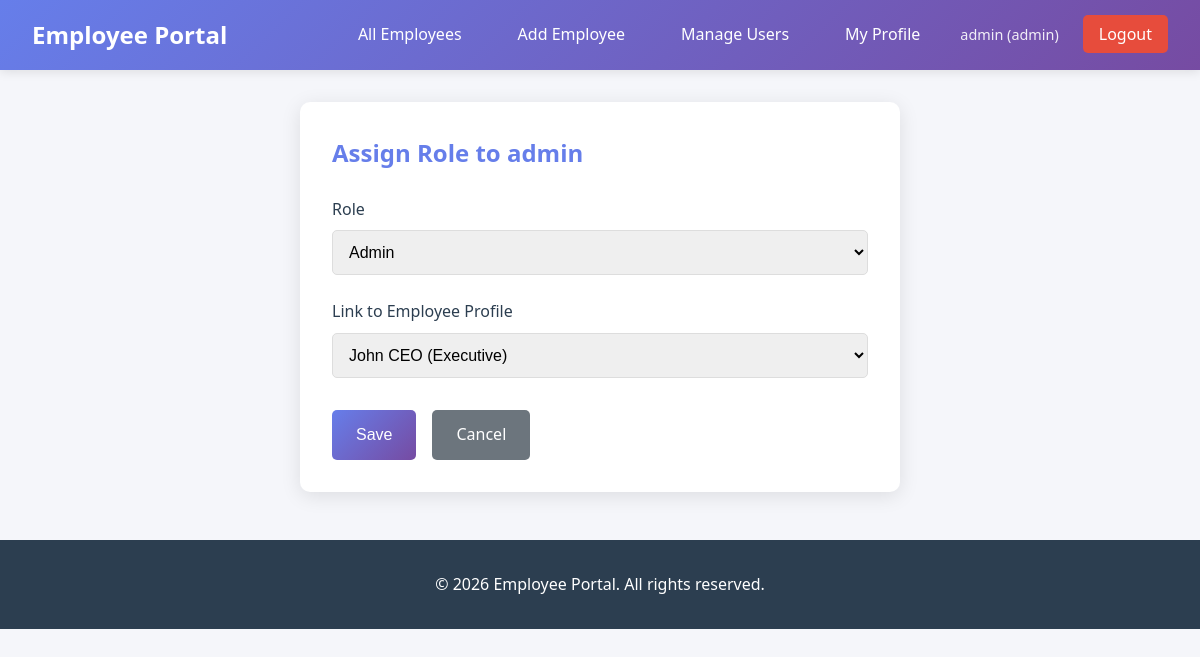
The app's page /assign-role/1 (signed in) with its own data.
### app/models/user.py (models this page shows, shortened)
class User(UserMixin, db.Model):
    __tablename__ = 'users'
    id = db.Column(db.Integer, primary_key=True)
    username = db.Column(db.String(80), unique=True, nullable=False)
    password = db.Column(db.String(255), nullable=False)
    role = db.Column(db.String(20), nullable=False, default='employee')  # admin, manager, employee
    employee_id = db.Column(db.Integer, db.ForeignKey('employees.id'), nullable=True)
    employee = db.relationship('Employee', backref='user', foreign_keys=[employee_id])

### app/models/employee.py (models this page shows, shortened)
class Employee(db.Model):
    __tablename__ = 'employees'
    id = db.Column(db.Integer, primary_key=True)
    name = db.Column(db.String(100), nullable=False)
    email = db.Column(db.String(120), unique=True, nullable=False)
    department = db.Column(db.String(100), nullable=False)
    manager_id = db.Column(db.Integer, db.ForeignKey('employees.id'), nullable=True)
    manager = db.relationship('Employee', remote_side=[id], backref='team_members')

### app/routes/employees.py (the view, shortened to what this page needs)
@employees_bp.route('/assign-role/<int:user_id>', methods=['GET', 'POST'])
@login_required
@role_required('admin')
def assign_role(user_id):
    user = User.query.get_or_404(user_id)
    employees = Employee.query.all()
    return render_template('employees/assign_role.html', user=user, employees=employees)

### app/__init__.py (called while the page is built)
@login_manager.user_loader
def load_user(user_id):
    from app.models.user import User
    return User.query.get(int(user_id))

### app/templates/employees/assign_role.html (shortened to what this page needs)
{% extends 'base.html' %}
{% block content %}
<div class="form-container">
    <h2>Assign Role to {{ user.username }}</h2>
    <form method="POST" class="employee-form">
        <div class="form-group">
            <label for="role">Role</label>
            <select id="role" name="role" required>
                <option value="admin" {% if user.role == 'admin' %}selected{% endif %}>Admin</option>
            </select>
        </div>
        <div class="form-group">
            <label for="employee_id">Link to Employee Profile</label>
            <select id="employee_id" name="employee_id">
                {% for employee in employees %}
                <option value="{{ employee.id }}" {% if user.employee_id == employee.id %}selected{% endif %}>
                    {{ employee.name }} ({{ employee.department }})
                </option>
                {% endfor %}
            </select>
        </div>
        <div class="form-actions">
            <button type="submit" class="btn btn-primary">Save</button>
            <a href="{{ url_for('employees.manage_users') }}" class="btn btn-secondary">Cancel</a>
        </div>
    </form>
</div>
{% endblock %}

### app/templates/base.html (shortened to what this page needs)
<!DOCTYPE html>
<html lang="en">
<head>
    <link rel="stylesheet" href="{{ url_for('static', filename='css/style.css') }}">
</head>
<body>
    <nav class="navbar">
        <div class="nav-brand">
            <a href="/">Employee Portal</a>
        </div>
        {% if current_user.is_authenticated %}
        <ul class="nav-links">
            {% if current_user.role in ['admin', 'manager'] %}
            <li><a href="{{ url_for('employees.list_employees') }}">All Employees</a></li>
            {% endif %}
            {% if current_user.role == 'admin' %}
            <li><a href="{{ url_for('employees.create_employee') }}">Add Employee</a></li>
            <li><a href="{{ url_for('employees.manage_users') }}">Manage Users</a></li>
            {% endif %}
            <li><a href="{{ url_for('employees.my_profile') }}">My Profile</a></li>
            <li class="user-info">
                <span>{{ current_user.username }} ({{ current_user.role }})</span>
            </li>
            <li><a href="{{ url_for('auth.logout') }}" class="btn-logout">Logout</a></li>
        </ul>
        {% else %}
        <ul class="nav-links">
            <li><a href="{{ url_for('auth.login') }}">Login</a></li>
            <li><a href="{{ url_for('auth.register') }}">Register</a></li>
        </ul>
        {% endif %}
    </nav>
    <main class="container">
        {% block content %}{% endblock %}
    </main>
    <footer>
        <p>&copy; 2026 Employee Portal. All rights reserved.</p>
    </footer>
</body>
</html>

### app/static/css/style.css (style rules this page uses)
* { margin: 0; padding: 0; box-sizing: border-box; }
body { font-family: 'Segoe UI', Tahoma, Geneva, Verdana, sans-serif; background-color: #f5f6fa; color: #2c3e50; line-height: 1.6; }
.navbar { background: linear-gradient(135deg, #667eea 0%, #764ba2 100%); padding: 1rem 2rem; display: flex; justify-content: space-between; align-items: center; box-shadow: 0 2px 10px rgba(0, 0, 0, 0.1); }
.nav-brand a { color: white; text-decoration: none; font-size: 1.5rem; font-weight: bold; }
.nav-links { display: flex; list-style: none; gap: 1.5rem; align-items: center; }
.nav-links li { list-style: none; }
.nav-links a { color: white; text-decoration: none; padding: 0.5rem 1rem; border-radius: 5px; transition: background 0.3s; }
.user-info span { color: rgba(255, 255, 255, 0.9); font-size: 0.9rem; }
.btn-logout { background: #e74c3c !important; }
.container { max-width: 1200px; margin: 2rem auto; padding: 0 1rem; }
.btn { display: inline-block; padding: 0.75rem 1.5rem; border: none; border-radius: 5px; cursor: pointer; text-decoration: none; font-size: 1rem; transition: transform 0.2s, box-shadow 0.2s; }
.btn-primary { background: linear-gradient(135deg, #667eea 0%, #764ba2 100%); color: white; }
.btn-secondary { background: #6c757d; color: white; }
.form-container { max-width: 600px; margin: 2rem auto; padding: 2rem; background: white; border-radius: 10px; box-shadow: 0 4px 20px rgba(0, 0, 0, 0.1); }
.form-container h2 { margin-bottom: 1.5rem; color: #667eea; }
.employee-form .form-group { margin-bottom: 1.5rem; }
.employee-form label { display: block; margin-bottom: 0.5rem; font-weight: 500; }
.employee-form input, .employee-form select { width: 100%; padding: 0.75rem; border: 1px solid #ddd; border-radius: 5px; font-size: 1rem; }
.form-actions { display: flex; gap: 1rem; margin-top: 2rem; }
footer { text-align: center; padding: 2rem; background: #2c3e50; color: white; margin-top: 3rem; }

### records on screen
User: username "admin", role "admin", role "Admin", employee_id "John CEO (Executive)"
